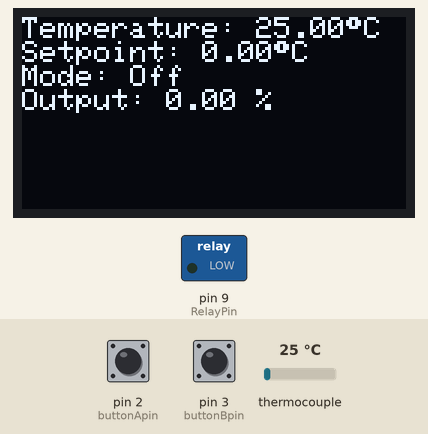
Bench run of a sketch on a simulated Arduino Uno, built with avr-gcc and run on an emulated ATmega328P. Shown: 128×64 one-colour display, switched loads named in the sketch (green lamp = pin HIGH). The test bench sets the inputs (shaded band); at power-on: pin 2 (buttonApin) HIGH, thermocouple 25 °C, pin 3 (buttonBpin) HIGH.

Above: at 1.2 s.
1.3 s: pin 2 (buttonApin) pulled LOW for 1 s
At 2.8 s:
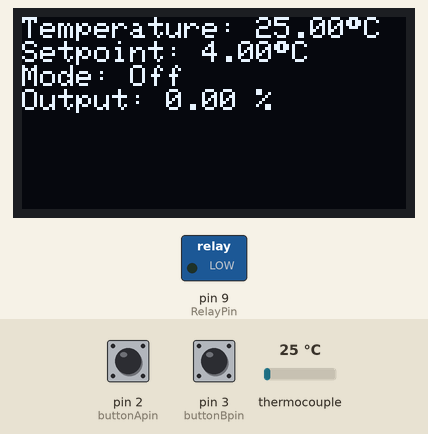
3.8 s: thermocouple set to 6 °C
At 5.4 s:
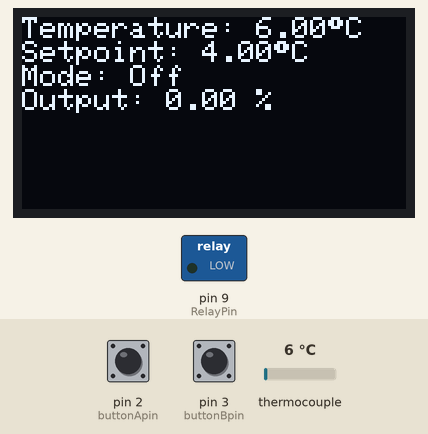
5.7 s: pin 3 (buttonBpin) pulled LOW for 3.2 s
At 9.5 s:
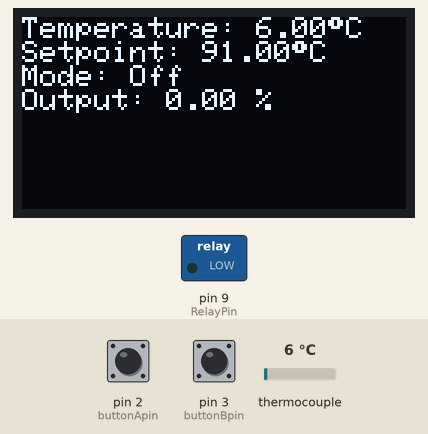
10.4 s: pin 2 (buttonApin) pulled LOW for 0.15 s
At 11.6 s:
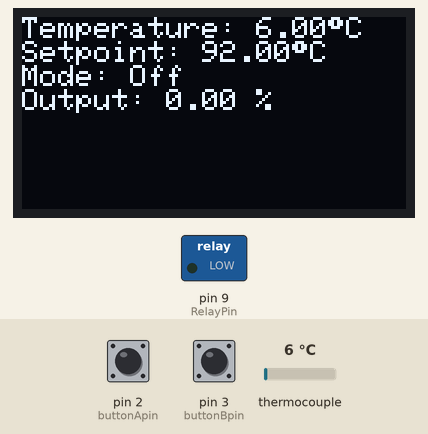
12.0 s: pin 3 (buttonBpin) pulled LOW for 1 s
At 12.8 s:
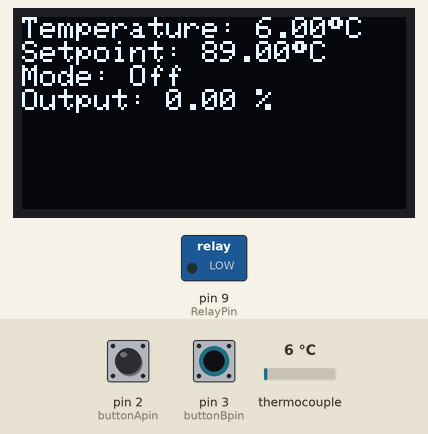
14.5 s: thermocouple set to 75 °C
At 16.1 s:
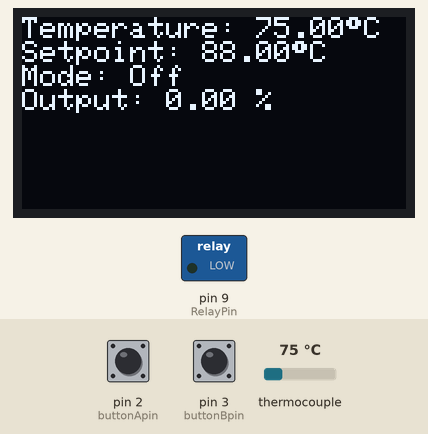
Timing chart, 0 to 17.5 s (numbered marks = the images above; inputs shaded):
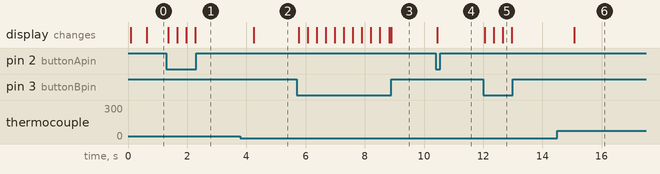

Measured:
- after the input at 1.3 s, the display: first changes after 0.05 s (image 1 shows a later state)
- after the input at 3.8 s, the display: changes after 0.44 s (image 2)
- after the input at 5.7 s, the display: first changes after 0.06 s (image 3 shows a later state)
- after the input at 10.4 s, the display: changes after 0.05 s (image 4)
- after the input at 12.0 s, the display: first changes after 0.05 s (image 5 shows a later state)
- after the input at 14.5 s, the display: changes after 0.57 s (image 6)

The sketch:

Brewing_PID_6.ino
```cpp
#include <max6675.h>
#include <limits.h>
#include <LiquidCrystal.h>
#include <PID_v1.h>
#include <SPI.h>
#include <Wire.h>
#include <Adafruit_GFX.h>
#include <Adafruit_SSD1306.h>

#define RelayPin 9    //Relay pin to control heating element

///////////////////////////////// OLED I2C display stuff

#define OLED_RESET 4
Adafruit_SSD1306 display(OLED_RESET);
#define XPOS 0
#define YPOS 1
#define DELTAY 2
#define LOGO16_GLCD_HEIGHT 16

/////////////////////////////// Push buttons

const int buttonApin = 2;  // Button A
const int buttonBpin = 3;  // Button B
const int buttonCpin = 4;  // Button C
const int buttonDpin = 5;  // Button D
/////////////////////////////// Potentiometer /////////////////

const int potentiometer = A0;     //Analog input pin for potentiometer

/////////////////////////////// Thermocouple pins /////////////////

const int ktcCLK = 6; //Clock input (SCK)
const int ktcCS = 7; //Chip Select (CS)
const int ktcSO = 8; //Signal out (SO)

MAX6675 ktc(ktcCLK, ktcCS, ktcSO); //Create DHT sensor instance.

double temp = 0;

//////////////////////////////// Timing parameters ///////////////////////////

const int BUTTON_INTERVAL = 50; // ms
const int iteration_time = 50; //Delay time at the end of each loop
unsigned long counterB = 0;

//////////////////////////////// PID  ///////////////////////////
int KP=30;     //Proportional
int KI=0.2;     //Integral
int KD=1;    //Derivative

double Setpoint, Input, Output;   // Parameters for PID control
PID myPID(&Input, &Output, &Setpoint, KP, KI, KD, DIRECT);

String mode = "Auto";

int OutputLimit = 50;    // Max value of Output. Above this value, the PID output will be clamped to the max.
static const unsigned long PID_INTERVAL = 1000; // Max duty cycle in millis
int ONtime = 0;      // Time in millis during which the relay will be ON


void setup()
{

  Serial.begin(9600);

  display.begin(SSD1306_SWITCHCAPVCC, 0x3C);  // initialize with the I2C addr 0x3C (for the 128x64)
  display.clearDisplay();
  display.setTextSize(1);
  display.setTextColor(WHITE);

  pinMode(RelayPin, OUTPUT);

  //initialize the variables we're linked to
  Setpoint = 0;

  //turn the PID on
  myPID.SetMode(AUTOMATIC);

  //tell the PID to range between 0 and the output limit
  myPID.SetOutputLimits(0, OutputLimit);

  //turn the buttons on as pullup
  pinMode(buttonApin, INPUT_PULLUP);
  pinMode(buttonBpin, INPUT_PULLUP);
  pinMode(buttonCpin, INPUT_PULLUP);
  pinMode(buttonDpin, INPUT_PULLUP);
}

void drawPercentbar(int x,int y, int width,int height, int progress){

   progress = progress > 100 ? 100 : progress;
   progress = progress < 0 ? 0 :progress;

   float bar = ((float)(width-4) / 100) * progress;

   display.drawRect(x, y, width, height, WHITE);
   display.fillRect(x+2, y+2, bar , height-4, WHITE);

  // Display progress text
  if( height >= 15){
    display.setCursor((width/2) -3, y+5 );
    display.setTextSize(1);
    display.setTextColor(WHITE);
   if( progress >=50)
     display.setTextColor(BLACK, WHITE); // 'inverted' text

     display.print(progress);
     display.print("%");
  }
}

void printscreen () {
  display.clearDisplay();

  //Prints temperature and setpoint
  display.setCursor(0,0);
  display.print("Temperature: ");
  display.print(temp);
  display.print((char)247);
  display.println("C");

  display.print("Setpoint: ");
  display.print(Setpoint);
  display.print((char)247);
  display.println("C");

  display.print("Mode: ");
  display.println(mode);

  display.print("Output: ");
  display.print(Output*100/OutputLimit);
  display.println(" %");

  //drawPercentbar(0, 40, 128, 15, Output*100/OutputLimit);
  display.display();
}

void checkTemp()
{
  static const unsigned long REFRESH_INTERVAL = 600; // ms
  static const unsigned long THERMO_INTERVAL = 200; // ms
  static unsigned long lastRefreshTime = 0;
  static unsigned long thermoRefreshTime = 0;
  static unsigned long temp_readings = 0;
  static unsigned long last_temp = 0;
  static unsigned long avg_temp = 0;

  //if (millis() - thermoRefreshTime >= THERMO_INTERVAL){
    //thermoRefreshTime += THERMO_INTERVAL;
    //last_temp = ktc.readCelsius();  //Running average
    //avg_temp += last_temp;
    //temp_readings++;
  //}
  if(millis() - lastRefreshTime >= REFRESH_INTERVAL) //Save temperature value every REFRESH_INTERVAL time
  {
    lastRefreshTime += REFRESH_INTERVAL;
    temp = ktc.readCelsius();
    //temp = avg_temp/temp_readings;
    //temp_readings = 0;
    //avg_temp = 0;
  }
}


void checkButtonA() {
  static const unsigned long Refresh1ButtonA = 300; // ms
  static const unsigned long Speed1ButtonA = 300; // ms
  static const unsigned long Refresh2ButtonA = 3000; // ms
  static const unsigned long Speed2ButtonA = 100; // ms
  static unsigned long lastRefresh_A = 0;
  static unsigned long timer_A = 0;
  static unsigned long counterA = 0;

  //Read if button A is pressed
  if (digitalRead(buttonApin) == LOW && digitalRead(buttonBpin) == HIGH)  {

    if (counterA == 0) {
      incrementSP();
      counterA = 1; //Store present time in counter
      lastRefresh_A = millis();
      timer_A = millis();
    } else {

      if (millis()-lastRefresh_A >= Refresh1ButtonA && millis()-timer_A < Refresh2ButtonA) {  //If button is pressed longer than Refresh time 1, increase SP
         incrementSP();
         lastRefresh_A += Speed1ButtonA;
        }

      else if (millis()-timer_A >= Refresh2ButtonA) {

        if (millis()-lastRefresh_A >= Speed2ButtonA) {
          incrementSP();
          lastRefresh_A += Speed2ButtonA;
        }
      }
    }
  }
  if (digitalRead(buttonApin) == HIGH)  counterA = 0;
}


void checkButtonB()
{
  static const unsigned long Refresh1ButtonB = 300;       // ms
  static const unsigned long Speed1ButtonB = 300;         // ms
  static const unsigned long Refresh2ButtonB = 3000;      // ms
  static const unsigned long Speed2ButtonB = 100;         // ms
  static unsigned long lastRefresh_B = 0;
  static unsigned long timer_B = 0;
  static unsigned long counterB = 0;

  //Read if button A is pressed
  if (digitalRead(buttonBpin) == LOW && digitalRead(buttonApin) == HIGH)  {

    if (counterB == 0) {
      decrementSP();
      counterB = 1;
      lastRefresh_B = millis();             //Store present time
      timer_B = millis();                   //Store present time
    } else {

      if (millis()-lastRefresh_B >= Refresh1ButtonB && millis()-timer_B < Refresh2ButtonB) {  //If button is pressed longer than Refresh time 1, increase SP
         decrementSP();
         lastRefresh_B += Speed1ButtonB;
        }

      else if (millis()-timer_B >= Refresh2ButtonB) {

        if (millis()-lastRefresh_B >= Speed2ButtonB) {
          decrementSP();
          lastRefresh_B += Speed2ButtonB;
        }
      }
    }
  }
  if (digitalRead(buttonBpin) == HIGH)  counterB = 0;
}

void checkButtonsCD () {
  if (digitalRead(buttonCpin) == LOW && digitalRead(buttonDpin) == HIGH) {
    mode = "PID";
    myPID.SetMode(AUTOMATIC);
  } else if (digitalRead(buttonCpin) == LOW && digitalRead(buttonDpin) == LOW) {
    mode = "Manual";
    myPID.SetMode(MANUAL);
    Output = float(analogRead(potentiometer))*OutputLimit/1023;
  } else if (digitalRead(buttonCpin) == HIGH) {
    mode = "Off";
    myPID.SetMode(MANUAL);
    Output = 0;
  }
}


void incrementSP() {
  Setpoint++;
  if (Setpoint >= 100) {
    Setpoint = 0;
  }
}

void decrementSP() {
  Setpoint--;
  if (Setpoint < 0) {
    Setpoint = 100;
  }
}


///////////////Refresh PID interval and turn heater ON for a duration

void checkPID()
{
  static unsigned long lastPIDRefreshTime = 0;
  if(millis() - lastPIDRefreshTime >= PID_INTERVAL)
  {
    lastPIDRefreshTime += PID_INTERVAL;
    myPID.Compute();
    ONtime = (PID_INTERVAL/OutputLimit)*Output;
  } else {

    if(millis() - lastPIDRefreshTime < ONtime) {
      digitalWrite(RelayPin, HIGH);
    } else {
      digitalWrite(RelayPin, LOW);
    }
  }
}


void loop()
{
  //Reads temperature from sensor every REFRESH_INTERVAL
  checkTemp();

  //Updates LCD
  printscreen();


  //check which buttons are pressed

  checkButtonA();
  checkButtonB();
  checkButtonsCD();

//PID
  Input = temp;
  //myPID.Compute();
  //analogWrite(RelayPin,Output);

  checkPID();

  //delay(iteration_time);
}
```
